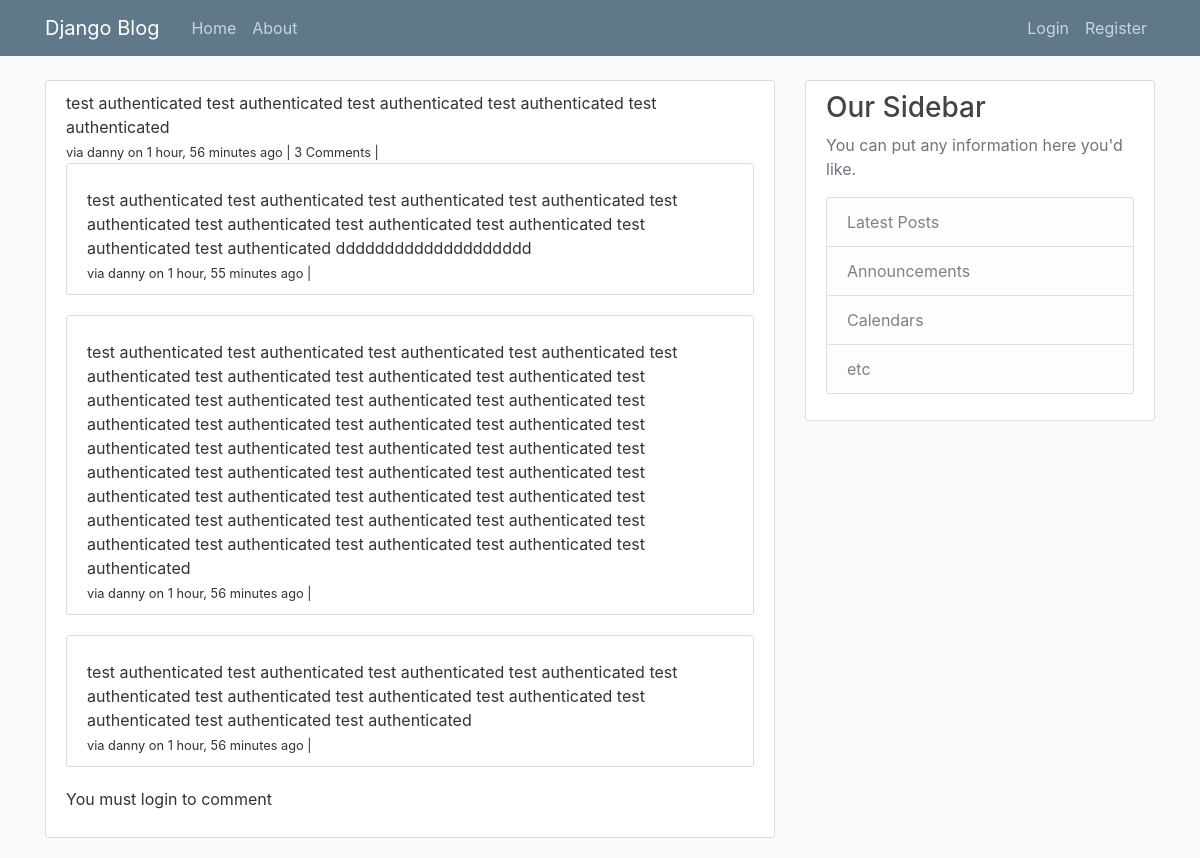
/comments/43/, run on the app's committed database.
### comments/models.py (models this page shows, shortened)
class Comment(models.Model):
    author = models.ForeignKey(User, on_delete=models.CASCADE, default=1)
    content_type = models.ForeignKey(ContentType, on_delete=models.CASCADE)
    object_id = models.PositiveIntegerField()
    content_object = GenericForeignKey('content_type', 'object_id')
    parent = models.ForeignKey("self", null=True, blank=True, on_delete=models.CASCADE)
    content = models.TextField()
    timestamp = models.DateTimeField(default=timezone.now)
    objects = CommentManager()
    class Meta:
        ordering = ['-timestamp']
    def children(self): #replies
        return Comment.objects.filter(parent=self)
    @property
    def is_parent(self):
        if self.parent is not None:
            return False
        return True

### comments/views.py (the view, shortened to what this page needs)
# urls.py: path('<int:pk>/', views.comment_thread, name='thread'),
def comment_thread(request, pk):
    try:
        obj = Comment.objects.get(id=pk)
    except:
        raise Http404
    if not obj.is_parent:
        obj = obj.parent
    content_object = obj.content_object # the Post that related the this comment
    content_id = obj.content_object.id
    initial_data = {
            "content_type": obj.content_type,
            "object_id": obj.object_id
    }
    form = CommentForm(request.POST or None, initial=initial_data)
    context = {
        "comment": obj,
        "form": form,
    }
    return render(request, 'comments/comment_thread.html', context)

### comments/templates/comments/comment_thread.html (shortened to what this page needs)
{% extends "blog/base.html" %}
{% load crispy_forms_tags %}
{% block content %}
  <article class="media content-section">
      <div class="media-body">
        {{ comment.content }}
        <br>
        <small>via {{ comment.author }} on {{ comment.timestamp|timesince }} ago | {% if comment.children.count > 0 %}{{ comment.children.count }} Comment{% if comment.children.count > 1%}s{% endif %} | {% endif %} </small>
        <div class="comment-reply">
          {% for child_comment in comment.children %}
          <div class="media content-section pt-0 mt-0">
            <div class="media-body">
              <br>{{ child_comment.content }}
              <br>
              <small>via {{ child_comment.author }} on {{ child_comment.timestamp|timesince }} ago | {% if request.user == child_comment.author %}<a href="{{ child_comment.get_delete_url }}">Delete</a>{% endif %}</small>
            </div>
          </div>
          {% endfor %}
          {% if request.user.is_authenticated %}
            <form method="post" action="">
              {% csrf_token %}
              {{ form|crispy }}
              <input type="hidden" name="parent_id" value="{{ comment.id }}">
              <input type="submit" value="Reply" class="btn btn-default">
            </form>
          {% else %}
            <p>You must login to comment</p>
          {% endif %}
        </div>
      </div>
  </article>
{% endblock content %}

### blog/static/blog/main.css (style rules this page uses)
body { background: #fafafa; color: #333333; margin-top: 5rem; }
.content-section { background: #ffffff; padding: 10px 20px; border: 1px solid #dddddd; border-radius: 3px; margin-bottom: 20px; }

### data on the page
Comment: content "test authenticated test authenticated test authenticated test authenticated test authenticated", author "danny", timestamp "1 hour, 56 minutes", children.count "3"
Comment: content "test authenticated test authenticated test authenticated test authenticated test authenticated test authenticated test authenticated test authenticated test authenticated test authenticated dddddddddddddddddddd", author "danny", timestamp "1 hour, 55 minutes"
Comment: content "test authenticated test authenticated test authenticated test authenticated test authenticated test authenticated test authenticated test authenticated test authenticated test authenticated test authenticated test authenticated test authenticated test authenticated test authenticated test authenticated test authenticated test authenticated test authenticated test authenticated test authenticated test authenticated test authenticated test authenticated test authenticated test authenticated test authenticated test authenticated test authenticated test authenticated test authenticated test authenticated test authenticated test authenticated test authenticated test authenticated test…", author "danny", timestamp "1 hour, 56 minutes"
Comment: content "test authenticated test authenticated test authenticated test authenticated test authenticated test authenticated test authenticated test authenticated test authenticated test authenticated test authenticated", author "danny", timestamp "1 hour, 56 minutes"
